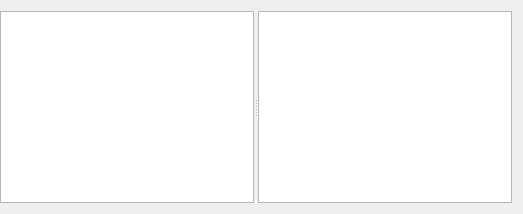
  <widget class="QWidget" name="centralWidget">
   <layout class="QVBoxLayout" name="verticalLayout_2">
    <property name="leftMargin">
     <number>0</number>
    </property>
    <item>
     <widget class="QSplitter" name="splitter">
      <property name="frameShape">
       <enum>QFrame::NoFrame</enum>
      </property>
      <property name="frameShadow">
       <enum>QFrame::Plain</enum>
      </property>
      <property name="orientation">
       <enum>Qt::Horizontal</enum>
      </property>
      <property name="childrenCollapsible">
       <bool>true</bool>
      </property>
      <widget class="MonitorGraphicsView" name="graphicsView">
       <property name="backgroundBrush">
        <brush brushstyle="SolidPattern">
         <color alpha="255">
          <red>0</red>
          <green>0</green>
          <blue>0</blue>
         </color>
        </brush>
       </property>
      </widget>
      <widget class="QWidget" name="layoutWidget">
       <layout class="QVBoxLayout" name="verticalLayout">
        <property name="spacing">
         <number>6</number>
        </property>
        <item>
         <widget class="MonitorAlertsTableView" name="alertsView">
          <property name="font">
           <font>
            <pointsize>8</pointsize>
            <weight>50</weight>
            <bold>false</bold>
            <stylestrategy>PreferDefault</stylestrategy>
           </font>
          </property>
          <property name="styleSheet">
           <string notr="true">
QTableView
{
    outline: 0;
}
 </string>
          </property>
          <property name="lineWidth">
           <number>1</number>
          </property>
          <property name="sizeAdjustPolicy">
           <enum>QAbstractScrollArea::AdjustIgnored</enum>
          </property>
          <property name="editTriggers">
           <set>QAbstractItemView::NoEditTriggers</set>
          </property>
          <property name="showDropIndicator" stdset="0">
           <bool>false</bool>
          </property>
          <property name="dragDropOverwriteMode">
           <bool>false</bool>
          </property>
          <property name="selectionMode">
           <enum>QAbstractItemView::SingleSelection</enum>
          </property>
          <property name="selectionBehavior">
           <enum>QAbstractItemView::SelectRows</enum>
          </property>
          <attribute name="horizontalHeaderDefaultSectionSize">
           <number>50</number>
          </attribute>
          <attribute name="horizontalHeaderMinimumSectionSize">
           <number>2</number>
          </attribute>
          <attribute name="horizontalHeaderStretchLastSection">
           <bool>true</bool>
          </attribute>
          <attribute name="verticalHeaderVisible">
           <bool>true</bool>
          </attribute>
          <attribute name="verticalHeaderCascadingSectionResizes">
           <bool>true</bool>
          </attribute>
          <attribute name="verticalHeaderDefaultSectionSize">
           <number>25</number>
          </attribute>
          <attribute name="verticalHeaderMinimumSectionSize">
           <number>2</number>
          </attribute>
          <attribute name="verticalHeaderStretchLastSection">
           <bool>false</bool>
          </attribute>
         </widget>
        </item>
       </layout>
      </widget>
     </widget>
    </item>
   </layout>
  </widget>
